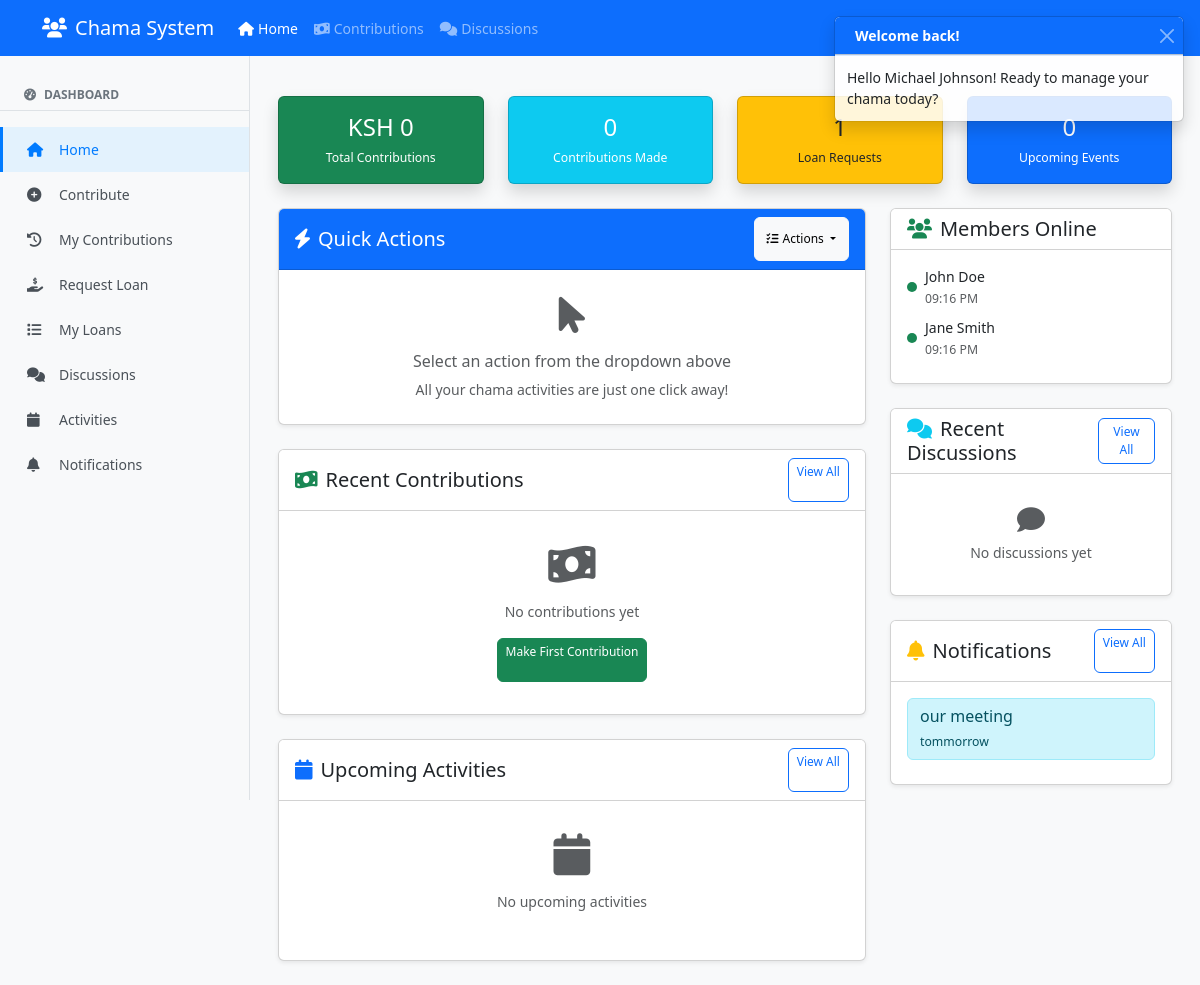
/ (signed in), run on an earlier commit of the app's database.
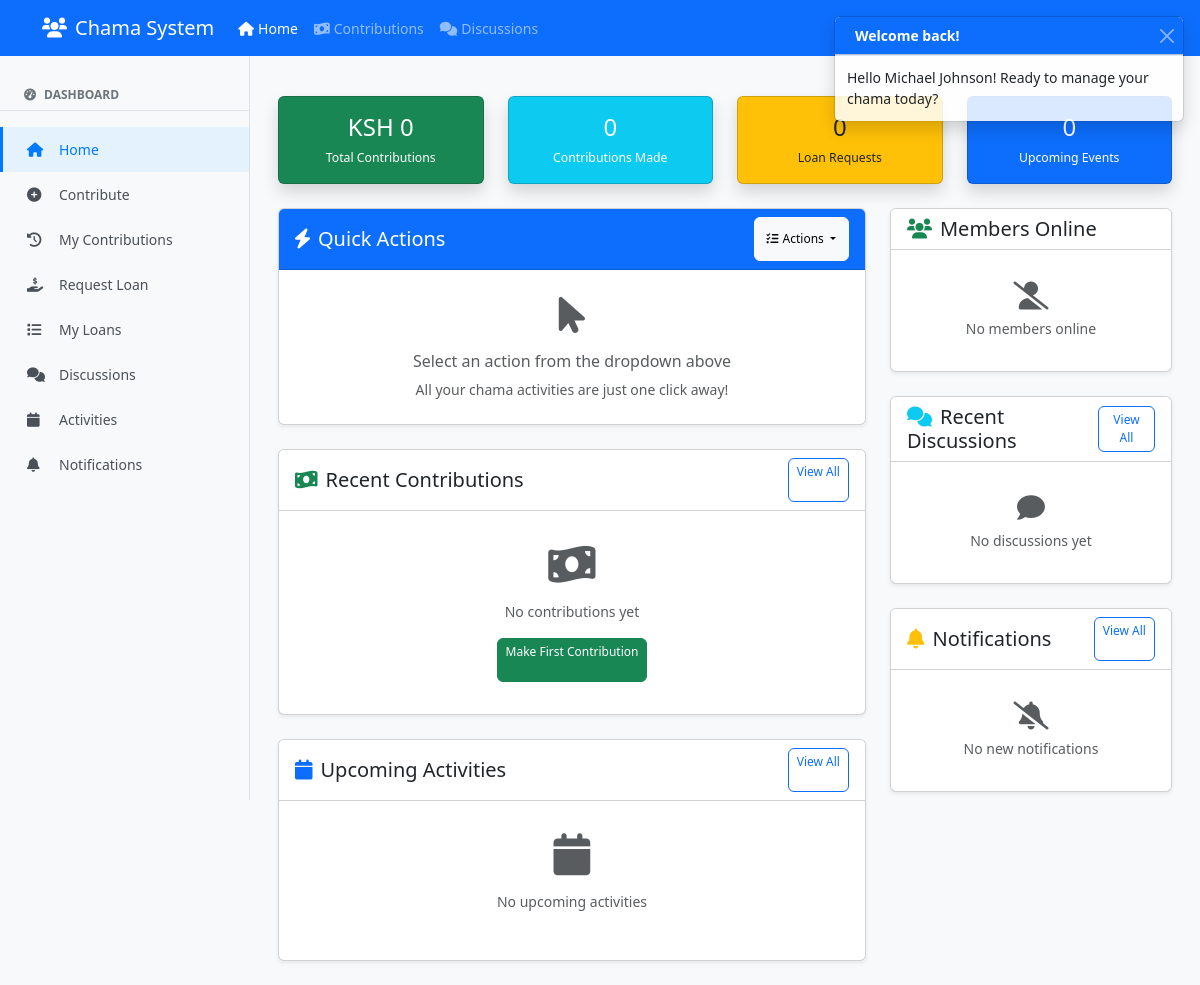
And on a later commit of the database.
### fixed_app.py (models this page shows, shortened)
class Member(db.Model):
    id = db.Column(db.Integer, primary_key=True)
    name = db.Column(db.String(100), nullable=False)
    phone = db.Column(db.String(20), nullable=False, unique=True)
    email = db.Column(db.String(100))
    join_date = db.Column(db.DateTime, default=datetime.utcnow)
    status = db.Column(db.String(20), default='Active')
    user_id = db.Column(db.Integer, db.ForeignKey('user.id'))

class User(db.Model, UserMixin):
    id = db.Column(db.Integer, primary_key=True)
    username = db.Column(db.String(80), unique=True, nullable=False)
    password = db.Column(db.String(200), nullable=False)
    is_admin = db.Column(db.Boolean, default=False)
    last_seen = db.Column(db.DateTime, default=datetime.utcnow)
    is_online = db.Column(db.Boolean, default=False)
    members = db.relationship('Member', backref='user', lazy=True)
    def update_last_seen(self):
        self.last_seen = datetime.utcnow()
        self.is_online = True

class Notification(db.Model):
    id = db.Column(db.Integer, primary_key=True)
    title = db.Column(db.String(100), nullable=False)
    message = db.Column(db.Text, nullable=False)
    date = db.Column(db.DateTime, default=datetime.utcnow)
    is_read = db.Column(db.Boolean, default=False)
    user_id = db.Column(db.Integer, db.ForeignKey('user.id'))
    user = db.relationship('User', backref='notifications')

### fixed_app.py (the view)
@app.route('/')
@login_required
def index():
    if current_user.is_admin:
        return redirect(url_for('admin_dashboard'))
    current_user.update_last_seen()
    db.session.commit()
    member = Member.query.filter_by(user_id=current_user.id).first()
    all_members = Member.query.filter(Member.user_id != current_user.id).all()
    online_members = []
    for m in all_members:
        if m.user and m.user.is_online:
            online_members.append(m)
    member_ids = [member.id] if member else []
    contributions = Contribution.query.filter(Contribution.member_id.in_(member_ids)).order_by(Contribution.date.desc()).limit(5).all() if member_ids else []
    total_contributions = sum(c.amount for c in Contribution.query.filter(Contribution.member_id.in_(member_ids)).all()) if member_ids else 0
    loans = Loan.query.filter(Loan.member_id.in_(member_ids)).order_by(Loan.date_applied.desc()).limit(3).all() if member_ids else []
    upcoming_activities = Activity.query.filter(Activity.date >= datetime.utcnow()).order_by(Activity.date).limit(5).all()
    discussions = Discussion.query.order_by(Discussion.date.desc()).limit(3).all()
    notifications = Notification.query.filter_by(user_id=current_user.id, is_read=False).limit(3).all()
    return render_template('user_dashboard.html',
                         member=member,
                         online_members=online_members,
                         contributions=contributions,
                         total_contributions=total_contributions,
                         loans=loans,
                         upcoming_activities=upcoming_activities,
                         discussions=discussions,
                         notifications=notifications)

### fixed_app.py (called while the page is built)
@login_manager.user_loader
def load_user(user_id):
    return User.query.get(int(user_id))

### templates/user_dashboard.html (shortened to what the changed rows need)
{% extends "base.html" %}
{% block content %}
<div class="container-fluid">
    <div class="row mb-4">
        <div class="col-6 col-md-3 mb-3 mb-md-0">
            <div class="card bg-warning text-dark shadow">
                <div class="card-body p-3 text-center">
                    <h4 class="mb-1">{{ loans|length }}</h4>
                    <small>Loan Requests</small>
                </div>
            </div>
        </div>
    </div>
    <div class="row">
        <div class="col-12 col-lg-4">
            <div class="card mb-4 shadow-sm">
                <div class="card-body">
                    {% if online_members %}
                        {% for member in online_members[:5] %}
                        <div class="d-flex align-items-center mb-2">
                            <div class="online-indicator bg-success me-2"></div>
                            <div>
                                <div class="fw-medium">{{ member.name }}</div>
                                <small class="text-muted">{{ member.user.last_seen.strftime('%I:%M %p') if member.user.last_seen else 'Just now' }}</small>
                            </div>
                        </div>
                        {% endfor %}
                    {% else %}
                        <div class="text-center py-3">
                            <i class="fas fa-user-slash fa-2x text-muted mb-2"></i>
                            <p class="text-muted mb-0">No members online</p>
                        </div>
                    {% endif %}
                </div>
            </div>
            <div class="card shadow-sm">
                <div class="card-body">
                    {% if notifications %}
                        {% for notification in notifications %}
                        <div class="alert alert-info alert-sm mb-2">
                            <h6 class="mb-1">{{ notification.title }}</h6>
                            <small>{{ notification.message|truncate(50) }}</small>
                        </div>
                        {% endfor %}
                    {% else %}
                        <div class="text-center py-3">
                            <i class="fas fa-bell-slash fa-2x text-muted mb-2"></i>
                            <p class="text-muted mb-0">No new notifications</p>
                        </div>
                    {% endif %}
                </div>
            </div>
        </div>
    </div>
</div>
<link href="https://unpkg.com/aos@2.3.1/dist/aos.css" rel="stylesheet">
{% endblock %}

What changed in the data, as far as the page shows it:
no longer on this page (row edited): Member: name "John Doe", user.last_seen "09:16 PM"
no longer on this page (row edited): Member: name "Jane Smith", user.last_seen "09:16 PM"
removed Notification: title "our meeting", message "tommorrow"
Also different on the page:
{{ loans|length }}: "1" → "0"
text now shown: "No members online No new notifications"
